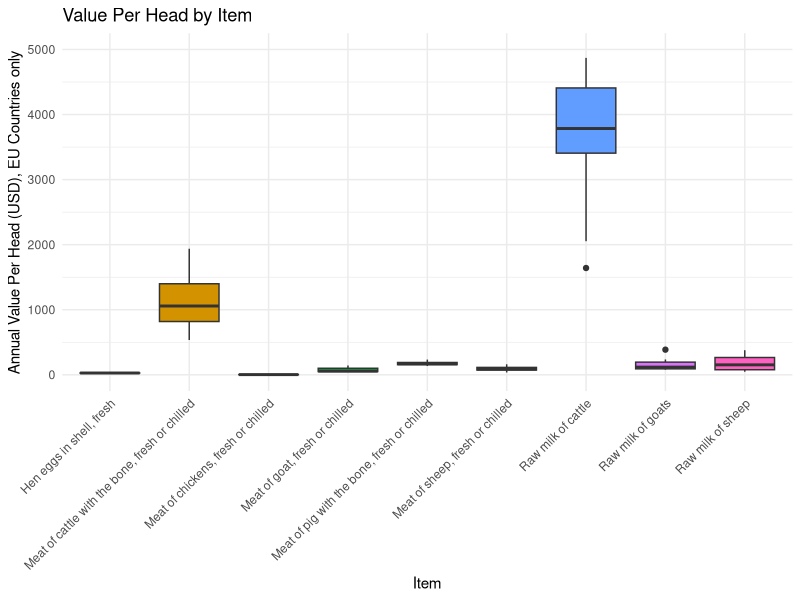
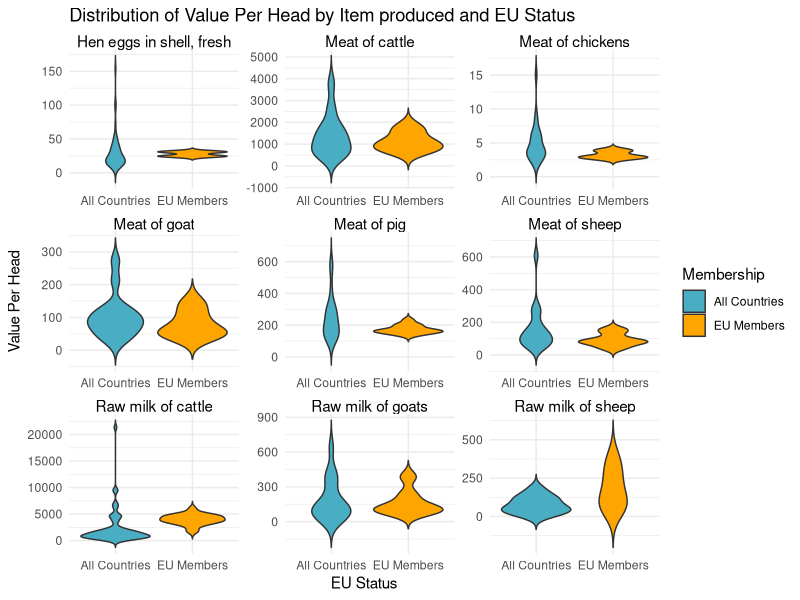

Recreate these plots in R, in order.
#Note that you may need to install the packages below prior to loading them in the library. 
library(dplyr)
library(ggplot2)
library(broom)
library(writexl)
library(readxl)

#If this code is cloned from the Github repository the Supplementary material 1 xlsx file is located in the working directoy and ready to read.

#Load stock data from Supplementary material 1 and ensuring that the relevant column is numeric.
StocksFAOSTAT2022 <- read_excel("Supplementary Material 1..xlsx", sheet = "Stocks")
StocksFAOSTAT2022$Value <- as.numeric(StocksFAOSTAT2022$Value)

ProductionVolumeFAOSTAT2022 <-read_excel("Supplementary Material 1..xlsx", sheet = "ProductionVolume")
ProductionVolumeFAOSTAT2022$Value <- as.numeric(ProductionVolumeFAOSTAT2022$Value)


ProductionQuantityFAOSTAT2022 <-read_excel("Supplementary Material 1..xlsx", sheet = "ProductionQuantity")
ProductionQuantityFAOSTAT2022$Value <- as.numeric(ProductionQuantityFAOSTAT2022$Value)


ProducerPriceFAOSTAT2022 <-read_excel("Supplementary Material 1..xlsx", sheet = "ProducerPrice")
ProducerPriceFAOSTAT2022$Value <- as.numeric(ProducerPriceFAOSTAT2022$Value)

# As a sanity check the FAO data and calculated values were compared to the official national statistics provided by the Natural Resources Institute Finland.
# Finland was selected for the comparison as they provide official reports on the values calculated from FAOSTAT below and have data registered in FAOSTAT.
# https://www.luke.fi/en/statistics/meat-production/meat-production-2022
# https://www.luke.fi/en/statistics/producer-prices-of-agricultural-and-horticultural-products/producer-prices-of-agricultural-products-52022-provisional)

# This selects the necessary columns from ProductionVolumeFAOSTAT2022 (reported production of each item in tonnes) and adds the specie as a new column.
volume_df <- ProductionVolumeFAOSTAT2022 %>%
  mutate(Specie = if_else(Item == "Hen eggs in shell, fresh", "Chickens", "" )) %>%
  mutate(Specie = if_else(Item == "Meat of chickens, fresh or chilled", "Chickens", Specie )) %>%
  mutate(Specie = if_else(Item == "Raw milk of cattle", "Cattle", Specie )) %>%
  mutate(Specie = if_else(Item == "Meat of cattle with the bone, fresh or chilled", "Cattle", Specie )) %>%
  mutate(Specie = if_else(Item == "Raw milk of goats", "Goats", Specie )) %>%
  mutate(Specie = if_else(Item == "Meat of goat, fresh or chilled", "Goats", Specie )) %>%
  mutate(Specie = if_else(Item == "Raw milk of sheep", "Sheep", Specie )) %>%
  mutate(Specie = if_else(Item == "Meat of sheep, fresh or chilled", "Sheep", Specie )) %>%
  mutate(Specie = if_else(Item == "Meat of pig with the bone, fresh or chilled", "Swine / pigs", Specie )) %>%
  select(Area, Item, Specie, Value, Unit) %>%
  rename(`Production` = Value)

# Creates a Producer price data frame from FAOSTAT data and name the value column 'USD/tonne'
price_df <- ProducerPriceFAOSTAT2022 %>%
  select(Area, Item, Value) %>%
  rename(`USD/tonne` = Value)

# Merges the production volume  the dataframes on the common keys Area (country) and Item (the registered product)
# Eggs can be reported in both the number of eggs and the total weight, rows with the number of eggs are removed.
volume_price_df <- volume_df %>%
  inner_join(price_df, by = c("Area", "Item")) %>%
  # Remove rows where Unit is "1000 No"
  filter(Unit != "1000 No") %>%
  # Create the new column ValueUSD
  mutate(ValueUSD = Production * `USD/tonne`)

# Selects the necessary columns from ProductionQuantityFAOSTAT2022 to report the number of animals used in production in each country.
producing_animals_df <- ProductionQuantityFAOSTAT2022 %>%
  select(Area, Item, Unit, Value) %>%
  mutate(Value = if_else(Unit == "1000 An", Value * 1000, Value)) %>%
  mutate(Unit = if_else(Unit == "1000 An", "An", Unit)) %>%
  rename(ProducingAnimals = Value) %>%
  filter(ProducingAnimals != 0)

# Creates a new data frame containing the Production volume (in tonnes), the price (in USD per tonne) and the number of animals involved in production.
volume_price_producing_df <- volume_price_df %>%
  inner_join(producing_animals_df %>% select(Area, Item, ProducingAnimals), by = c("Area", "Item"))

# Creates a new column where the value per animal involved in production is calculated.
volume_price_producing_value_df <- volume_price_producing_df %>%
  mutate(ValuePerHead = ValueUSD / ProducingAnimals)

# Creates a new dataframe for the total number of animals per specie in each country.
stock_df <- StocksFAOSTAT2022 %>%
  select(Area, Item, Unit, Value) %>%
  mutate(Value = if_else(Unit == "1000 An", Value * 1000, Value)) %>%
  mutate(Unit = if_else(Unit == "1000 An", "An", Unit)) %>%
  rename(Stock = Value) %>%
  rename(Specie = Item)

# Adds the number of animals per species to create a new dataframe
volume_price_producing_value_stock_df <- volume_price_producing_value_df %>%
  inner_join(stock_df %>% select(Area, Specie, Stock), by = c("Area", "Specie"))
  
# This statement calculates a cullrate based on the number of animals slaughtered each year. 
# This value becomes highly misleading for species where a significant amount of animals is used for non-meat purposes.
volume_price_producing_value_stock_cullrate_df <- volume_price_producing_value_stock_df %>%
  mutate(Cullrate = ProducingAnimals/Stock)

# Summarisation of data to get an overview of the dataset.
summary <- volume_price_producing_value_stock_cullrate_df %>%
  group_by(Item) %>%
  summarise(ValuePerHead = median(ValuePerHead), Cullrate = median(Cullrate), LifeExpectancy = 1/Cullrate, NrAnimals= sum(Production), NrCountries = n_distinct(Area))

summary_mean <- volume_price_producing_value_stock_cullrate_df %>%
  group_by(Item) %>%
  summarise(ValuePerHead = mean(ValuePerHead, na.rm = TRUE))


# Output 1 (depreciated in favour of output 5 for the published paper), A box plot of value per head and item calculated on the entire FAOSTAT dataset.

# Creates the box plot
figure1 <- ggplot(volume_price_producing_value_stock_cullrate_df, aes(x = Item, y = ValuePerHead, fill = Item)) +
  geom_boxplot() +
  labs(title = "Value Per Head by Item", x = "Item", y = "Annual Value Per Head (USD)") +
  theme_minimal() +
  theme(
    axis.text.x = element_text(angle = 45, hjust = 1), 
    legend.position = "none", 
    panel.background = element_rect(fill = "white", color = NA),
    plot.background = element_rect(fill = "white", color = NA)
  ) +
  ylim(0, 5000)

  
# Saves the plot as a PNG file with 600 DPI
#  ggsave("OldFigure1.png", plot = figure1, dpi = 600, width = 8, height = 6, units = "in")  
  
# Output 2 (table 1 in the article), a summary of stats calculated on the entire FAOSTAT dataset.

 value_stock_countries_summary <-  volume_price_producing_value_stock_cullrate_df %>%
   group_by(Item) %>%
   summarise(USDPerHead = median(ValuePerHead), Sd = sd(ValuePerHead, na.rm = TRUE), NrAnimals= sum(ProducingAnimals), NrCountries = n_distinct(Area))

 # Modify column names and write values in a suitable table
 value_stock_countries_summary_table <- value_stock_countries_summary %>%
   mutate(
     `USD per head` = round(USDPerHead, 1),  # Format USDPerHead to one decimal
     SD = round(Sd, 1),  # Format SD to one decimal
     `NrAnimals (million)` = round(NrAnimals / 1000000, 1)  # Scale NrAnimals and rename
   ) %>%
   select(`Item`, `USD per head`, `SD`, `NrAnimals (million)`, `NrCountries`)  # Select columns with adjusted names
 
 write_xlsx(value_stock_countries_summary_table, path = "Table 1, value_per_head.xlsx")

# Output 3 (table2 in the article), a summary of stats calculated on data from countries inside the internal EU market. 

    #The below codes rerun the final part of the experiment but using only data from EU countries
  eu_countries <- c("Austria", "Belgium", "Bulgaria", "Croatia", "Cyprus", "Czech Republic", "Denmark", 
                    "Estonia", "Finland", "France", "Germany", "Greece", "Hungary", "Ireland", "Italy", 
                    "Latvia", "Lithuania", "Luxembourg", "Malta", "Netherlands", "Poland", "Portugal", 
                    "Romania", "Slovakia", "Slovenia", "Spain", "Sweden")
  
  # Filter the dataframe to keep only rows with an EU country in the Area column
  volume_price_producing_value_stock_cullrate_EU_df <- volume_price_producing_value_stock_cullrate_df %>%
    filter(Area %in% eu_countries)
  
  volume_price_producing_value_stock_cullrate_nonEU_df <- volume_price_producing_value_stock_cullrate_df %>%
    filter(!Area %in% eu_countries)
  
  value_stock_countries_summary_EU <-  volume_price_producing_value_stock_cullrate_EU_df %>%
    group_by(Item) %>%
    summarise(USDPerHead = median(ValuePerHead), Sd = sd(ValuePerHead, na.rm = TRUE), NrAnimals= sum(ProducingAnimals), NrCountries = n_distinct(Area))
  
  # Modify column names and write values in a suitable table
  value_stock_countries_summary_EU_table <- value_stock_countries_summary_EU %>%
    mutate(
      `USD per head` = round(USDPerHead, 1),  # Format USDPerHead to one decimal
      SD = round(Sd, 1),  # Format SD to one decimal
      `NrAnimals (million)` = round(NrAnimals / 1000000, 1)  # Scale NrAnimals and rename
    ) %>%
    select(`Item`, `USD per head`, `SD`, `NrAnimals (million)`, `NrCountries`)  # Select columns with adjusted names

write_xlsx(value_stock_countries_summary_EU_table, path = "Table 2, value_per_head_EU.xlsx")


# Output 4 (not used in article), A box plot of value per head calculated on European countries in the dataset. As expected variance is much smaller.

# Creates the box plot
figureX <- ggplot(volume_price_producing_value_stock_cullrate_EU_df, aes(x = Item, y = ValuePerHead, fill = Item)) +
  geom_boxplot() +
  labs(title = "Value Per Head by Item", x = "Item", y = "Annual Value Per Head (USD)") +
  theme_minimal() +
  theme(
    axis.text.x = element_text(angle = 45, hjust = 1), 
    legend.position = "none", 
    panel.background = element_rect(fill = "white", color = NA),
    plot.background = element_rect(fill = "white", color = NA)
  ) +
  ylim(0, 5000)


# Saves the plot as a PNG file with 600 DPI
#ggsave("figureX.png", plot = figureX, dpi = 600, width = 8, height = 6, units = "in")  

  ggplot(volume_price_producing_value_stock_cullrate_EU_df, aes(x = Item, y = ValuePerHead, fill = Item)) +
    geom_boxplot() +
    labs(title = "Value Per Head by Item", x = "Item", y = "Annual Value Per Head (USD), EU Countries only") +
    theme_minimal() +
    theme(axis.text.x = element_text(angle = 45, hjust = 1), legend.position = "none") +
    ylim(0, 5000)
  
  # Combines dataframes with a new column indicating EU status
  combined_df <- bind_rows(
    volume_price_producing_value_stock_cullrate_EU_df %>%
      mutate(EU = TRUE),
    volume_price_producing_value_stock_cullrate_nonEU_df %>%
      mutate(EU = FALSE)
  )
  
  #Output 5 (figure 1), comparison of value per head between markets inside and outside the EU internal market.
 
  # Perform t-tests grouped by 'Item' on 'ValuePerHead' and organize results
  ttest_ValueperHead <- combined_df %>%
    group_by(Item) %>%
    do(tidy(t.test(ValuePerHead ~ EU, data = .)))
  
  # Display the resulting t-test results
  print(ttest_ValueperHead)

  # Modify EU column to factor with descriptive levels
  combined_df$EU <- factor(combined_df$EU, levels = c(FALSE, TRUE), labels = c("All Countries", "EU Members"))
  
  # Shorten names to make the facets look better.
 combined_df <- combined_df %>%
    mutate(Item = if_else(Item == "Meat of chickens, fresh or chilled", "Meat of chickens", Item )) %>%
    mutate(Item = if_else(Item == "Meat of cattle with the bone, fresh or chilled", "Meat of cattle", Item )) %>%
    mutate(Item = if_else(Item == "Meat of goat, fresh or chilled", "Meat of goat", Item )) %>%
    mutate(Item = if_else(Item == "Meat of sheep, fresh or chilled", "Meat of sheep", Item )) %>%
    mutate(Item = if_else(Item == "Meat of pig with the bone, fresh or chilled", "Meat of pig", Item ))
  
  # Creates violin plots for ValuePerHead by Item and EU status with customized colors and legend
  violin_plot <- ggplot(combined_df, aes(x = EU, y = ValuePerHead, fill = EU)) +
    geom_violin(trim = FALSE) +
    facet_wrap(~ Item, scales = "free") +
    theme_minimal() +
    labs(
      title = "Distribution of Value Per Head by Item produced and EU Status",
      x = "EU Status",
      y = "Value Per Head",
      fill = "Membership"
    ) +
    scale_fill_manual(
      values = c("All Countries" = rgb(73, 173, 196, maxColorValue = 255), 
                 "EU Members" = rgb(255, 165, 0, maxColorValue = 255)), # Orange color for EU members
      labels = c("All Countries", "EU Members")
    ) +
    theme(
      panel.background = element_rect(fill = "white", color = NA),
      plot.background = element_rect(fill = "white", color = NA),
      strip.text = element_text(
        size = 10, face = "bold", color = "black", hjust = 0.5, margin = margin(t = 12),
        # Allow multiline text
        vjust = 0.5, lineheight = 0.9
      ) +
      facet_wrap(~ grp, labeller = label_wrap_gen(width=10))
    )
  
  # Save the plot as a PNG file with 600 DPI
  ggsave("figure1.png", plot = violin_plot, dpi = 600, width = 8, height = 6, units = "in")
